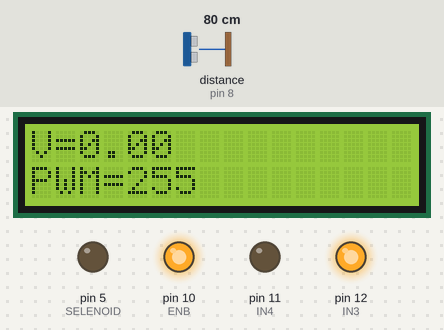
Simulated run of this sketch. Board: Arduino Uno, built with avr-gcc and run on an emulated ATmega328P. Shown: 16×2 character LCD, output pins drawn as LEDs (lit = HIGH). Wiring (inferred from the names in the program): ultrasonic range finder: trigger pin 9; echo pin 8. Dashed ring = blinking. Inputs (shaded band) come from the test bench; at power-on: distance to the obstacle (sensor on pin 8) 80 cm. The echo pulse lasts 58.3 µs per cm; pins used as bus, display or sensor lines are not drawn; what the sketch prints to the serial monitor is not drawn.

Above: at 1.2 s.
1.3 s: distance to the obstacle (sensor on pin 8) set to 20 cm
2.8 s: distance to the obstacle (sensor on pin 8) set to 16 cm
At 3.9 s:
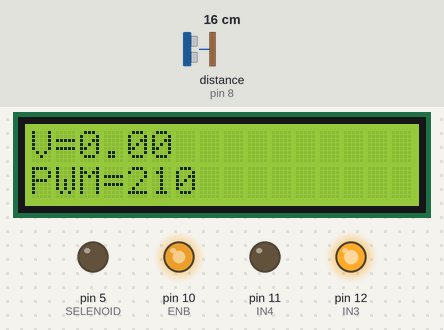
4.7 s: distance to the obstacle (sensor on pin 8) set to 15 cm
At 5.4 s:
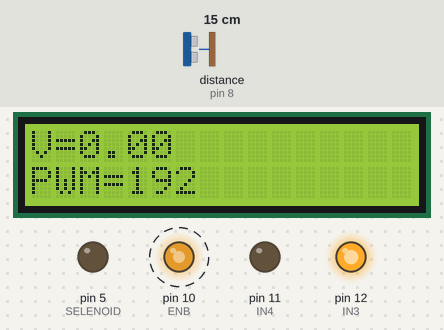
7.8 s: distance to the obstacle (sensor on pin 8) set to 2 cm
At 8.4 s:
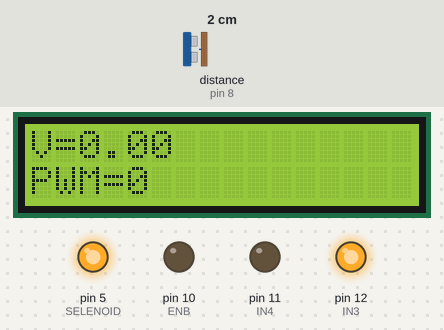
9.4 s: distance to the obstacle (sensor on pin 8) set to 9 cm
At 10.7 s:
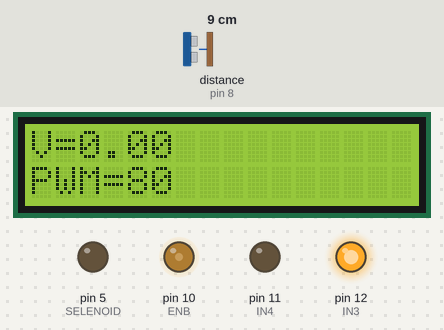
11.0 s: distance to the obstacle (sensor on pin 8) set to 4 cm
At 11.9 s:
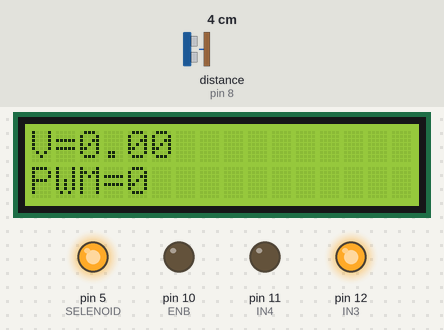
Timing chart, 0 to 13.6 s (numbered marks = the images above; inputs shaded):
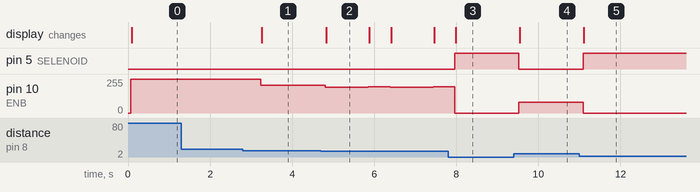

Measured:
- the behaviour switches between 16 and 15 cm on distance to the obstacle (sensor on pin 8) (found by bisection; images 1 and 2)
- after the input at 1.3 s, every drawn part: stays the same
- after the input at 2.8 s, pin 10 (ENB): 255/255 → 210/255 after 0.43 s; the display: changes after 0.46 s (image 1)
- after the input at 4.7 s, pin 10 (ENB): alternates 198/255 for 0.53 s and 192/255 for 1.1 s, starting after 0.11 s; the display: changes after 0.13 s (image 2)
- after the input at 7.8 s, pin 5 (SELENOID): LOW → HIGH after 0.16 s; the display: changes after 0.18 s (image 3)
- after the input at 9.4 s, pin 5 (SELENOID): HIGH → LOW after 0.13 s; pin 10 (ENB): 0/255 → 80/255 after 0.13 s; the display: changes after 0.15 s (image 4)
- after the input at 11.0 s, pin 5 (SELENOID): LOW → HIGH after 0.09 s; pin 10 (ENB): 80/255 → 0/255 after 0.09 s; the display: changes after 0.11 s (image 5)
- what the display in image 2 shows lasts 1.1 s, from 4.8 s to 5.9 s

The sketch:

Fuzzy.ino
```cpp
#define TRIG_PIN 9
#define ECHO_PIN 8
#define SELENOID 5

#define ENB 10
#define IN3 12
#define IN4 11

#include <Wire.h>
#include <LiquidCrystal_I2C.h>

LiquidCrystal_I2C lcd(0x27, 16, 2);

int pwmOutput;

float distance;
float PanjangTangki = 0;
float LebarTangki = 0;

float readUltrasonic() {
  digitalWrite(TRIG_PIN, LOW);
  delayMicroseconds(2);

  digitalWrite(TRIG_PIN, HIGH);
  delayMicroseconds(10);

  digitalWrite(TRIG_PIN, LOW);

  long duration = pulseIn(ECHO_PIN, HIGH);
  return duration * 0.034 / 2.0;
}

//================= FUZZY INPUT =================

float sangatRendah(float x) {
  if (x >= 18)
    return 1;
  else if (x > 15)
    return (x - 15) / 3.0;
  else
    return 0;
}

float rendah(float x) {
  if (x <= 12 || x >= 18)
    return 0;
  else if (x < 15)
    return (x - 12) / 3.0;
  else
    return (18 - x) / 3.0;
}

float sedang(float x) {
  if (x <= 9 || x >= 15)
    return 0;
  else if (x < 12)
    return (x - 9) / 3.0;
  else
    return (15 - x) / 3.0;
}

float tinggi(float x) {
  if (x <= 6 || x >= 12)
    return 0;
  else if (x < 9)
    return (x - 6) / 3.0;
  else
    return (12 - x) / 3.0;
}

float sangatTinggi(float x) {
  if (x <= 5)
    return 1;
  else if (x < 8)
    return (8 - x) / 3.0;
  else
    return 0;
}

//=================================================

void setup() {

  Serial.begin(9600);

  pinMode(TRIG_PIN, OUTPUT);
  pinMode(ECHO_PIN, INPUT);

  pinMode(SELENOID, OUTPUT);
  digitalWrite(SELENOID, LOW);

  pinMode(ENB, OUTPUT);
  pinMode(IN3, OUTPUT);
  pinMode(IN4, OUTPUT);

  // arah putaran pompa
  digitalWrite(IN3, HIGH);
  digitalWrite(IN4, LOW);

  lcd.init(); lcd.backlight(); lcd.clear();
}

void loop() {

  distance = readUltrasonic();

  if (distance > 20)
    distance = 20;

  if (distance < 5)
    distance = 5;

  float TinggiTangki = 20 - distance;
  float VolumeAir = PanjangTangki *LebarTangki * TinggiTangki;

  float SR = sangatRendah(distance);
  float R = rendah(distance);
  float S = sedang(distance);
  float T = tinggi(distance);
  float ST = sangatTinggi(distance);

  float pwmSR = SR * 255;   // sangat cepat
  float pwmR = R * 200;    // cepat
  float pwmS = S * 150;    // sedang
  float pwmT = T * 80;     // lambat
  float pwmST = ST * 0;    // mati

  float numerator =
      pwmSR +
      pwmR +
      pwmS +
      pwmT +
      pwmST;

  float denominator =
      SR +
      R +
      S +
      T +
      ST;

  if (denominator != 0)
    pwmOutput = numerator / denominator;
  else
    pwmOutput = 0;

  if (distance <= 5){
    pwmOutput = 0;
    digitalWrite(SELENOID, HIGH);
  } else {
    digitalWrite(SELENOID, LOW);
  }

  analogWrite(ENB, pwmOutput);

  lcd.setCursor(0, 0);
  lcd.print("V="); lcd.print(VolumeAir); lcd.print("   ");
  lcd.setCursor(0, 1);
  lcd.print("PWM="); lcd.print(pwmOutput); lcd.print("   ");

  Serial.print("Jarak = ");
  Serial.print(distance);
  Serial.print(" cm");

  Serial.print(" | SR=");
  Serial.print(SR, 2);

  Serial.print(" R=");
  Serial.print(R, 2);

  Serial.print(" S=");
  Serial.print(S, 2);

  Serial.print(" T=");
  Serial.print(T, 2);

  Serial.print(" ST=");
  Serial.print(ST, 2);

  Serial.print(" | PWM = ");
  Serial.println(pwmOutput);

  delay(500);
}
```
